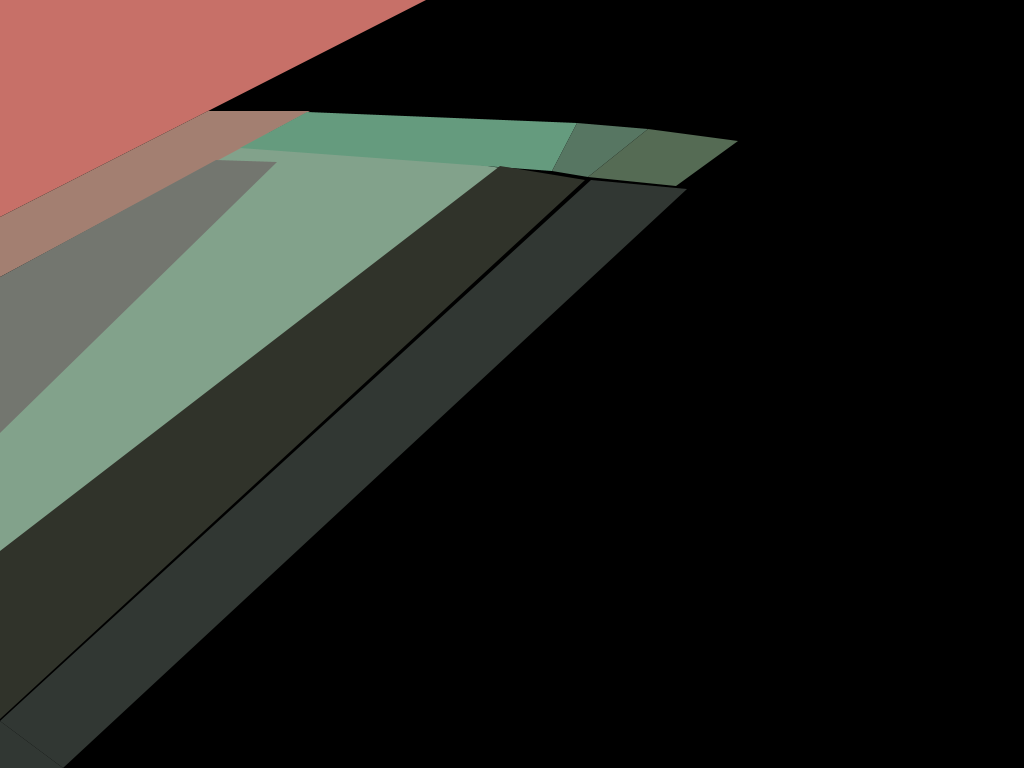
Frame 1 (no input)
Frame 60 (the mouse pressed at the canvas centre just before this capture): identical to frame 1, image omitted
Frame 120 (the mouse held since frame 60 and released just before this capture): identical to frame 1, image omitted

The Processing sketch that drew this single still picture (run headless with seeded random() and noise(); from frame 60 on, the mouse is pressed at the canvas centre):

// Processing sketch: DreamCity_Crop3_PROCESSING
// ── DreamCity_Crop3_PROCESSING.pde
void setup()
{
  size(1024, 768);
  background(41, 35, 23); 
  noStroke();
}

void draw()
{
  background(0);
  //SHAPES
  //1
  fill(199, 112, 104);
  triangle(0, 0, 0, 217, 426, 0);

  //
  fill(130, 162, 139);
  quad(214, 125, 0, 342, 0, 552, 501, 168);

  //2
  fill(163, 127, 113);
  quad(0, 217, 0, 277, 310, 111, 208, 111);

  //3
  fill(101, 155, 126);
  quad(307, 112, 240, 148, 552, 171, 577, 123);

  //4
  fill(87, 118, 98);
  quad(577, 123, 552, 171, 588, 177, 648, 129);

  //5
  fill(85, 107, 84);
  quad(648, 129, 588, 177, 676, 186, 738, 141);



  //6
  fill(115, 118, 111);
  quad(0, 277, 0, 433, 277, 162, 216, 160);

  //7
  fill(48, 51, 42);
  quad(0, 551, 0, 719, 585, 180, 500, 166);

  //8
  fill(49, 55, 51);
  triangle(0, 721, 0, 768, 63, 768);
  
  //
  fill(49, 55, 51);
  quad(0, 721, 63, 768, 687, 189, 591, 180);
  
  
  println(mouseX + ", " + mouseY);
}
